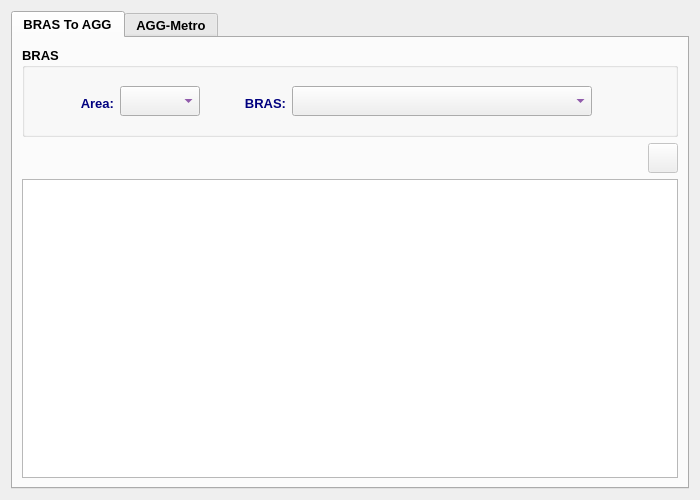
<?xml version="1.0" encoding="UTF-8"?>
<ui version="4.0">
 <class>ConnectionDialog</class>
 <widget class="QDialog" name="ConnectionDialog">
  <property name="geometry">
   <rect>
    <x>0</x>
    <y>0</y>
    <width>700</width>
    <height>500</height>
   </rect>
  </property>
  <property name="minimumSize">
   <size>
    <width>700</width>
    <height>500</height>
   </size>
  </property>
  <property name="font">
   <font>
    <family>Tahoma</family>
    <pointsize>10</pointsize>
   </font>
  </property>
  <property name="windowTitle">
   <string>Connection</string>
  </property>
  <property name="windowIcon">
   <iconset resource="../../../../image.qrc">
    <normaloff>:/Image/link.png</normaloff>:/Image/link.png</iconset>
  </property>
  <layout class="QHBoxLayout" name="horizontalLayout_4">
   <item>
    <widget class="QTabWidget" name="tabWidget">
     <property name="font">
      <font>
       <family>Tahoma</family>
       <pointsize>10</pointsize>
       <weight>75</weight>
       <bold>true</bold>
      </font>
     </property>
     <property name="currentIndex">
      <number>0</number>
     </property>
     <widget class="QWidget" name="bras">
      <attribute name="title">
       <string>BRAS To AGG</string>
      </attribute>
      <layout class="QVBoxLayout" name="verticalLayout">
       <item>
        <widget class="QGroupBox" name="groupBox">
         <property name="font">
          <font>
           <family>Tahoma</family>
           <pointsize>10</pointsize>
           <weight>75</weight>
           <bold>true</bold>
          </font>
         </property>
         <property name="title">
          <string>BRAS</string>
         </property>
         <layout class="QHBoxLayout" name="horizontalLayout_2">
          <item>
           <layout class="QHBoxLayout" name="horizontalLayout">
            <item>
             <spacer name="horizontalSpacer_4">
              <property name="orientation">
               <enum>Qt::Horizontal</enum>
              </property>
              <property name="sizeHint" stdset="0">
               <size>
                <width>40</width>
                <height>20</height>
               </size>
              </property>
             </spacer>
            </item>
            <item>
             <widget class="QLabel" name="label">
              <property name="minimumSize">
               <size>
                <width>60</width>
                <height>30</height>
               </size>
              </property>
              <property name="maximumSize">
               <size>
                <width>80</width>
                <height>25</height>
               </size>
              </property>
              <property name="font">
               <font>
                <family>Tahoma</family>
                <pointsize>10</pointsize>
                <weight>75</weight>
                <bold>true</bold>
               </font>
              </property>
              <property name="styleSheet">
               <string notr="true">color: rgb(0, 0, 127);</string>
              </property>
              <property name="text">
               <string>Area:</string>
              </property>
              <property name="alignment">
               <set>Qt::AlignRight|Qt::AlignTrailing|Qt::AlignVCenter</set>
              </property>
             </widget>
            </item>
            <item>
             <widget class="QComboBox" name="brasAreaCB">
              <property name="sizePolicy">
               <sizepolicy hsizetype="Preferred" vsizetype="Preferred">
                <horstretch>0</horstretch>
                <verstretch>0</verstretch>
               </sizepolicy>
              </property>
              <property name="minimumSize">
               <size>
                <width>80</width>
                <height>30</height>
               </size>
              </property>
              <property name="maximumSize">
               <size>
                <width>80</width>
                <height>30</height>
               </size>
              </property>
              <property name="font">
               <font>
                <family>Tahoma</family>
                <pointsize>10</pointsize>
                <weight>75</weight>
                <bold>true</bold>
               </font>
              </property>
              <property name="styleSheet">
               <string notr="true">color: rgb(85, 0, 127);</string>
              </property>
             </widget>
            </item>
            <item>
             <widget class="QLabel" name="label_2">
              <property name="minimumSize">
               <size>
                <width>80</width>
                <height>30</height>
               </size>
              </property>
              <property name="maximumSize">
               <size>
                <width>80</width>
                <height>25</height>
               </size>
              </property>
              <property name="font">
               <font>
                <family>Tahoma</family>
                <pointsize>10</pointsize>
                <weight>75</weight>
                <bold>true</bold>
               </font>
              </property>
              <property name="styleSheet">
               <string notr="true">color: rgb(0, 0, 127);</string>
              </property>
              <property name="text">
               <string>BRAS:</string>
              </property>
              <property name="alignment">
               <set>Qt::AlignRight|Qt::AlignTrailing|Qt::AlignVCenter</set>
              </property>
             </widget>
            </item>
            <item>
             <widget class="QComboBox" name="brasCB">
              <property name="sizePolicy">
               <sizepolicy hsizetype="Preferred" vsizetype="Preferred">
                <horstretch>0</horstretch>
                <verstretch>0</verstretch>
               </sizepolicy>
              </property>
              <property name="minimumSize">
               <size>
                <width>300</width>
                <height>30</height>
               </size>
              </property>
              <property name="maximumSize">
               <size>
                <width>300</width>
                <height>30</height>
               </size>
              </property>
              <property name="font">
               <font>
                <family>Tahoma</family>
                <pointsize>10</pointsize>
                <weight>75</weight>
                <bold>true</bold>
               </font>
              </property>
              <property name="styleSheet">
               <string notr="true">color: rgb(85, 0, 127);</string>
              </property>
             </widget>
            </item>
            <item>
             <spacer name="horizontalSpacer_2">
              <property name="font">
               <font>
                <family>Tahoma</family>
                <pointsize>10</pointsize>
               </font>
              </property>
              <property name="orientation">
               <enum>Qt::Horizontal</enum>
              </property>
              <property name="sizeHint" stdset="0">
               <size>
                <width>40</width>
                <height>20</height>
               </size>
              </property>
             </spacer>
            </item>
            <item>
             <widget class="QLabel" name="pix">
              <property name="minimumSize">
               <size>
                <width>48</width>
                <height>48</height>
               </size>
              </property>
              <property name="maximumSize">
               <size>
                <width>48</width>
                <height>48</height>
               </size>
              </property>
              <property name="font">
               <font>
                <family>Tahoma</family>
                <pointsize>10</pointsize>
               </font>
              </property>
              <property name="text">
               <string/>
              </property>
              <property name="pixmap">
               <pixmap resource="../../../../image.qrc">:/Image/router.png</pixmap>
              </property>
              <property name="scaledContents">
               <bool>true</bool>
              </property>
             </widget>
            </item>
           </layout>
          </item>
         </layout>
        </widget>
       </item>
       <item>
        <layout class="QHBoxLayout" name="horizontalLayout_3">
         <item>
          <spacer name="horizontalSpacer">
           <property name="font">
            <font>
             <family>Tahoma</family>
             <pointsize>10</pointsize>
            </font>
           </property>
           <property name="orientation">
            <enum>Qt::Horizontal</enum>
           </property>
           <property name="sizeHint" stdset="0">
            <size>
             <width>40</width>
             <height>20</height>
            </size>
           </property>
          </spacer>
         </item>
         <item>
          <widget class="QPushButton" name="brasAddBtn">
           <property name="enabled">
            <bool>false</bool>
           </property>
           <property name="minimumSize">
            <size>
             <width>30</width>
             <height>30</height>
            </size>
           </property>
           <property name="maximumSize">
            <size>
             <width>30</width>
             <height>30</height>
            </size>
           </property>
           <property name="font">
            <font>
             <family>Tahoma</family>
             <pointsize>10</pointsize>
            </font>
           </property>
           <property name="text">
            <string/>
           </property>
           <property name="icon">
            <iconset resource="../../../../image.qrc">
             <normaloff>:/Image/add.png</normaloff>:/Image/add.png</iconset>
           </property>
           <property name="iconSize">
            <size>
             <width>20</width>
             <height>20</height>
            </size>
           </property>
          </widget>
         </item>
        </layout>
       </item>
       <item>
        <widget class="QTableView" name="brasTV">
         <property name="font">
          <font>
           <family>Tahoma</family>
           <pointsize>10</pointsize>
           <weight>50</weight>
           <bold>false</bold>
          </font>
         </property>
         <property name="alternatingRowColors">
          <bool>true</bool>
         </property>
         <property name="selectionMode">
          <enum>QAbstractItemView::SingleSelection</enum>
         </property>
         <property name="selectionBehavior">
          <enum>QAbstractItemView::SelectRows</enum>
         </property>
        </widget>
       </item>
      </layout>
     </widget>
     <widget class="QWidget" name="aggCx">
      <attribute name="title">
       <string>AGG-Metro</string>
      </attribute>
      <layout class="QVBoxLayout" name="verticalLayout_2">
       <item>
        <widget class="QGroupBox" name="groupBox_2">
         <property name="font">
          <font>
           <pointsize>10</pointsize>
           <weight>75</weight>
           <bold>true</bold>
          </font>
         </property>
         <property name="title">
          <string>Aggregation-Metro Connection</string>
         </property>
         <layout class="QHBoxLayout" name="horizontalLayout_5">
          <item>
           <layout class="QHBoxLayout" name="horizontalLayout_6">
            <item>
             <spacer name="horizontalSpacer_5">
              <property name="orientation">
               <enum>Qt::Horizontal</enum>
              </property>
              <property name="sizeHint" stdset="0">
               <size>
                <width>40</width>
                <height>20</height>
               </size>
              </property>
             </spacer>
            </item>
            <item>
             <widget class="QLabel" name="label_3">
              <property name="minimumSize">
               <size>
                <width>60</width>
                <height>30</height>
               </size>
              </property>
              <property name="maximumSize">
               <size>
                <width>80</width>
                <height>30</height>
               </size>
              </property>
              <property name="font">
               <font>
                <pointsize>10</pointsize>
                <weight>75</weight>
                <bold>true</bold>
               </font>
              </property>
              <property name="styleSheet">
               <string notr="true">color: rgb(0, 0, 127);</string>
              </property>
              <property name="text">
               <string>Area:</string>
              </property>
              <property name="alignment">
               <set>Qt::AlignRight|Qt::AlignTrailing|Qt::AlignVCenter</set>
              </property>
             </widget>
            </item>
            <item>
             <widget class="QComboBox" name="aggCxAreaCB">
              <property name="sizePolicy">
               <sizepolicy hsizetype="Preferred" vsizetype="Preferred">
                <horstretch>0</horstretch>
                <verstretch>0</verstretch>
               </sizepolicy>
              </property>
              <property name="minimumSize">
               <size>
                <width>80</width>
                <height>30</height>
               </size>
              </property>
              <property name="maximumSize">
               <size>
                <width>80</width>
                <height>30</height>
               </size>
              </property>
              <property name="font">
               <font>
                <pointsize>10</pointsize>
                <weight>75</weight>
                <bold>true</bold>
               </font>
              </property>
              <property name="styleSheet">
               <string notr="true">color: rgb(85, 0, 127);</string>
              </property>
             </widget>
            </item>
            <item>
             <spacer name="horizontalSpacer_3">
              <property name="font">
               <font>
                <pointsize>10</pointsize>
               </font>
              </property>
              <property name="orientation">
               <enum>Qt::Horizontal</enum>
              </property>
              <property name="sizeHint" stdset="0">
               <size>
                <width>40</width>
                <height>20</height>
               </size>
              </property>
             </spacer>
            </item>
            <item>
             <widget class="QPushButton" name="aggCxAddBtn">
              <property name="enabled">
               <bool>true</bool>
              </property>
              <property name="minimumSize">
               <size>
                <width>30</width>
                <height>30</height>
               </size>
              </property>
              <property name="maximumSize">
               <size>
                <width>30</width>
                <height>30</height>
               </size>
              </property>
              <property name="font">
               <font>
                <pointsize>10</pointsize>
               </font>
              </property>
              <property name="text">
               <string/>
              </property>
              <property name="icon">
               <iconset resource="../../../../image.qrc">
                <normaloff>:/Image/add.png</normaloff>:/Image/add.png</iconset>
              </property>
              <property name="iconSize">
               <size>
                <width>20</width>
                <height>20</height>
               </size>
              </property>
             </widget>
            </item>
           </layout>
          </item>
         </layout>
        </widget>
       </item>
       <item>
        <widget class="QTableView" name="aggCxTV">
         <property name="font">
          <font>
           <pointsize>10</pointsize>
           <weight>50</weight>
           <bold>false</bold>
          </font>
         </property>
         <property name="alternatingRowColors">
          <bool>true</bool>
         </property>
         <property name="selectionMode">
          <enum>QAbstractItemView::SingleSelection</enum>
         </property>
         <property name="selectionBehavior">
          <enum>QAbstractItemView::SelectRows</enum>
         </property>
        </widget>
       </item>
      </layout>
     </widget>
    </widget>
   </item>
  </layout>
  <action name="actionEdit_BRAS_Connection">
   <property name="icon">
    <iconset resource="../../../../image.qrc">
     <normaloff>:/Image/edit.png</normaloff>:/Image/edit.png</iconset>
   </property>
   <property name="text">
    <string>Edit BRAS Connection</string>
   </property>
   <property name="toolTip">
    <string>Edit BRAS Connection</string>
   </property>
  </action>
  <action name="actionRemove_BRAS_Connection">
   <property name="icon">
    <iconset resource="../../../../image.qrc">
     <normaloff>:/Image/remove.png</normaloff>:/Image/remove.png</iconset>
   </property>
   <property name="text">
    <string>Remove BRAS Connection</string>
   </property>
   <property name="toolTip">
    <string>Remove BRAS Connection</string>
   </property>
  </action>
  <action name="actionEdit_Inter_Connection">
   <property name="icon">
    <iconset resource="../../../../image.qrc">
     <normaloff>:/Image/edit.png</normaloff>:/Image/edit.png</iconset>
   </property>
   <property name="text">
    <string>Edit Inter-Connection</string>
   </property>
   <property name="toolTip">
    <string>Edit Inter-Connection</string>
   </property>
  </action>
  <action name="actionRemove_Inter_Connection">
   <property name="icon">
    <iconset resource="../../../../image.qrc">
     <normaloff>:/Image/remove.png</normaloff>:/Image/remove.png</iconset>
   </property>
   <property name="text">
    <string>Remove Inter-Connection</string>
   </property>
   <property name="toolTip">
    <string>Remove Inter-Connection</string>
   </property>
  </action>
 </widget>
 <tabstops>
  <tabstop>tabWidget</tabstop>
  <tabstop>brasAreaCB</tabstop>
  <tabstop>brasCB</tabstop>
  <tabstop>brasAddBtn</tabstop>
  <tabstop>brasTV</tabstop>
  <tabstop>aggCxAreaCB</tabstop>
  <tabstop>aggCxAddBtn</tabstop>
  <tabstop>aggCxTV</tabstop>
 </tabstops>
 <resources>
  <include location="../../../../image.qrc"/>
 </resources>
 <connections/>
</ui>
